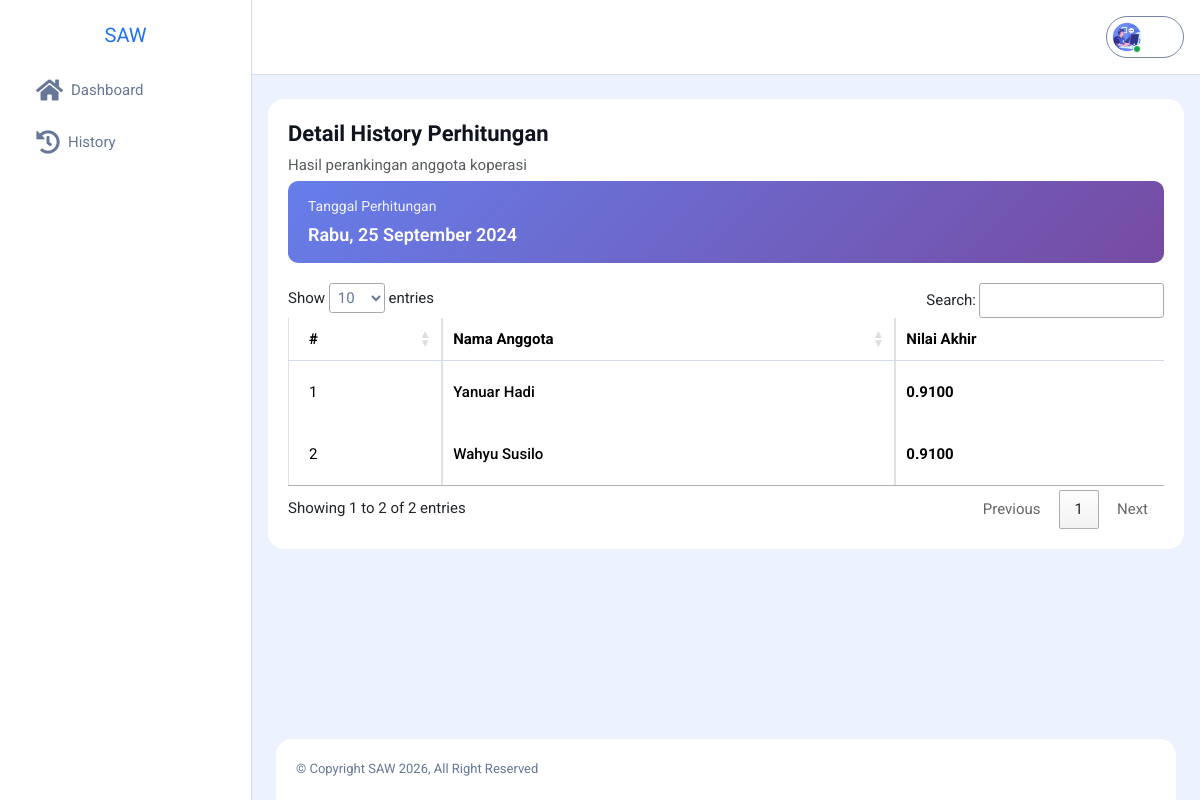
Screenshot of /views/detail_history.php?GetID=9 with the database file from the repository.
### tables this page shows
CREATE TABLE `hasil` (
  `id_hasil` int(11) NOT NULL,
  `created_at` timestamp NOT NULL DEFAULT current_timestamp()
);

CREATE TABLE `detail_hasil` (
  `id_detail_hasil` int(11) NOT NULL,
  `id_hasil` int(11) NOT NULL,
  `nama` varchar(255) NOT NULL,
  `nilai_akhir` float NOT NULL,
  `ranking` int(11) NOT NULL
);

### views/detail_history.php (the view, shortened to what this page needs)
<?php
include '../config/database.php';
function formatTanggalIndonesia($date) {
    $bulan = [
        1 => 'Januari', 2 => 'Februari', 3 => 'Maret', 4 => 'April',
        5 => 'Mei', 6 => 'Juni', 7 => 'Juli', 8 => 'Agustus',
        9 => 'September', 10 => 'Oktober', 11 => 'November', 12 => 'Desember'
    ];
    $timestamp = strtotime($date);
    $hari = date('N', $timestamp);
    $nama_hari = ['', 'Senin', 'Selasa', 'Rabu', 'Kamis', 'Jumat', 'Sabtu', 'Minggu'];
    return $nama_hari[$hari] . ', ' . date('j', $timestamp) . ' ' . $bulan[(int)date('n', $timestamp)] . ' ' . date('Y', $timestamp);
}
$calculation_date = null;
$history_data = array();
$has_error = false;
if (isset($_GET['GetID'])) {
    $id_history = mysqli_real_escape_string($conn, $_GET['GetID']);
    $check_query = "SELECT created_at FROM hasil WHERE id_hasil = '$id_history'";
    $check_result = mysqli_query($conn, $check_query);
    if ($check_result && mysqli_num_rows($check_result) > 0) {
        $hasil_row = mysqli_fetch_assoc($check_result);
        $calculation_date = $hasil_row['created_at'];
        $query = "SELECT * FROM detail_hasil WHERE id_hasil = '$id_history' ORDER BY ranking ASC";
        $detail_result = mysqli_query($conn, $query);
        if ($detail_result) {
            while($row = mysqli_fetch_assoc($detail_result)) {
                $history_data[] = $row;
            }
        }
    } else {
        $has_error = true;
    }
} else {
    $has_error = true;
}
?>
<!DOCTYPE html>
<html lang="en">
<head>
    <link rel="stylesheet" href="../assets/css/bootstrap.min.css">
    <link rel="stylesheet" href="https://cdn.datatables.net/1.11.5/css/jquery.dataTables.min.css">
    <link rel="stylesheet" href="../assets/css/jquery-ui.css">
    <link rel="stylesheet" href="../assets/css/main.css">
</head>
<body>
    <?php include 'partials/sidebar.php'?>
    <div class="dashboard-main-wrapper">
        <?php include 'partials/topnavbar.php'?>
        <div class="dashboard-body">
            <div class="row gy-4">
                <div class="col-lg-12">
                    <div class="card">
                        <div class="card-body">
                            <div class="d-flex justify-content-between align-items-center mb-4">
                                <div>
                                    <h4 class="mb-1">Detail History Perhitungan</h4>
                                    <p class="text-muted mb-0">Hasil perankingan anggota koperasi</p>
                                </div>
                                <a href="history.php" class="btn btn-outline-secondary">
                                </a>
                            </div>
                            <?php if ($calculation_date): ?>
                            <div class="date-info">
                                <div class="date-label">Tanggal Perhitungan</div>
                                <div class="date-value"><?php echo formatTanggalIndonesia($calculation_date); ?></div>
                            </div>
                            <?php endif; ?>
                            <?php if ($has_error): ?>
                            <div class="alert alert-danger">
                                Data tidak ditemukan. <a href="history.php">Kembali ke History</a>
                            </div>
                            <?php else: ?>
                            <div class="table-responsive">
                                <table class="table table-bordered table-hover" id="dataTable">
                                    <thead>
                                        <tr>
                                            <th width="50">#</th>
                                            <th width="250">Nama Anggota</th>
                                            <th width="200">Nilai Akhir</th>
                                        </tr>
                                    </thead>
                                    <tbody>
                                        <?php
                                        if (!empty($history_data)) {
                                            $no = 1;
                                            foreach($history_data as $display) {
                                                $nama = htmlspecialchars($display['nama'], ENT_QUOTES, 'UTF-8');
                                                $nilai = htmlspecialchars($display['nilai_akhir'], ENT_QUOTES, 'UTF-8');
                                        ?>
                                        <tr>
                                            <td><?php echo $no++; ?></td>
                                            <td>
                                                <span class="fw-medium"><?php echo $nama; ?></span>
                                            </td>
                                            <td>
                                                <span class="fw-bold"><?php echo number_format($nilai, 4); ?></span>
                                            </td>
                                        </tr>
                                        <?php
                                            }
                                        }
                                        ?>
                                    </tbody>
                                </table>
                            </div>
                            <?php endif; ?>
                        </div>
                    </div>
                </div>
            </div>
        </div>
        <?php include 'partials/footer.php' ?>
    </div>
</body>
</html>

### views/detail_history.php (style rules this page uses)
.date-info { background: linear-gradient(135deg, #667eea 0%, #764ba2 100%); color: white; padding: 15px 20px; border-radius: 10px; margin-bottom: 20px; }
.date-info .date-label { font-size: 0.875rem; opacity: 0.9; }
.date-info .date-value { font-size: 1.125rem; font-weight: 600; margin-top: 4px; }

### rows the page displays
hasil: created_at "Rabu, 25 September 2024"
detail_hasil: nama "Yanuar Hadi", nilai_akhir "0.9100"
detail_hasil: nama "Wahyu Susilo", nilai_akhir "0.9100"
